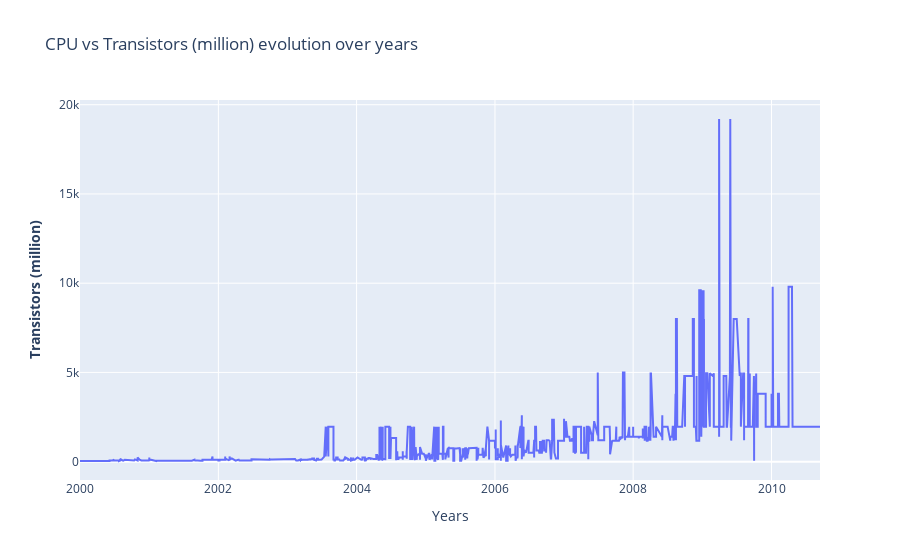
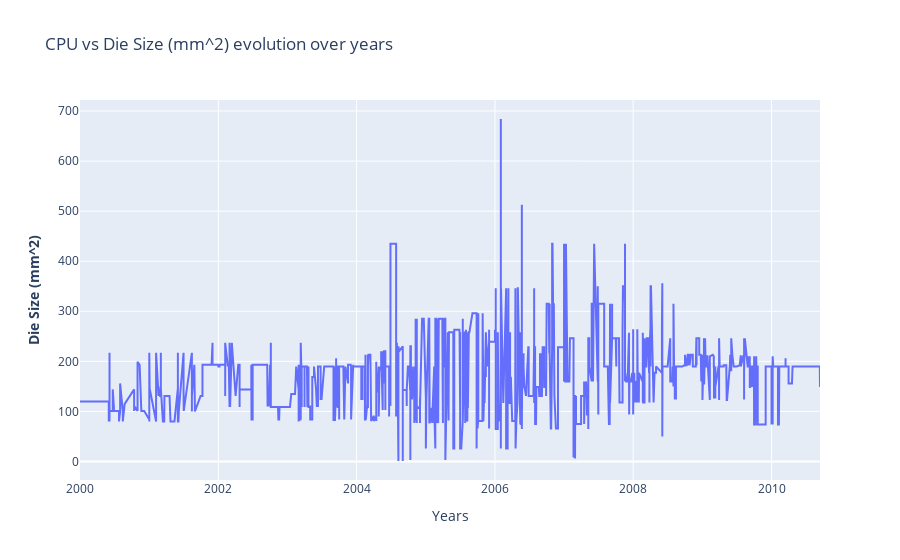

Write notebook code for charts like these, in order.
### Markdown cell above
#### CPU

### Code cell
fig_transistors = make_subplots()
fig_die = make_subplots()

# Add traces
fig_transistors.add_trace(
    go.Scatter(x= df_an.index, y=df_cpu["Transistors (million)"] ,name= "CPU")
)
# Add figure title
fig_transistors.update_layout(
    title_text="CPU vs Transistors (million) evolution over years"
)
# Set x-axis title
fig_transistors.update_xaxes(title_text="Years")
# Set y-axes titles
fig_transistors.update_yaxes(title_text="<b>Transistors (million)", secondary_y=False)

# Add traces
fig_die.add_trace(
    go.Scatter(x= df_an.index, y=df_cpu["Die Size (mm^2)"] ,name= "CPU")
)
# Add figure title
fig_die.update_layout(
    title_text="CPU vs Die Size (mm^2) evolution over years"
)
# Set x-axis title
fig_die.update_xaxes(title_text="Years")
# Set y-axes titles
fig_die.update_yaxes(title_text="<b>Die Size (mm^2)", secondary_y=False)

fig_transistors.show()
fig_die.show()

### Figure 1 — Plotly figure (JSON) as saved in the notebook; plotly's stock layout.template omitted (floating-point values rounded to 4 significant figures; data arrays with more than 128 entries replaced by an {"elided": "..."} marker saying what was removed)
{"data": [{"name": "CPU", "type": "scatter", "x": {"elided": "4739 str values"}, "y": {"elided": "2134 float values"}}], "layout": {"title": {"text": "CPU vs Transistors (million) evolution over years"}, "xaxis": {"anchor": "y", "domain": [0, 1], "title": {"text": "Years"}}, "yaxis": {"anchor": "x", "domain": [0, 1], "title": {"text": "<b>Transistors (million)"}}}}

### Figure 2 — Plotly figure (JSON) as saved in the notebook; plotly's stock layout.template omitted (floating-point values rounded to 4 significant figures; data arrays with more than 128 entries replaced by an {"elided": "..."} marker saying what was removed)
{"data": [{"name": "CPU", "type": "scatter", "x": {"elided": "4739 str values"}, "y": {"elided": "2134 float values"}}], "layout": {"title": {"text": "CPU vs Die Size (mm^2) evolution over years"}, "xaxis": {"anchor": "y", "domain": [0, 1], "title": {"text": "Years"}}, "yaxis": {"anchor": "x", "domain": [0, 1], "title": {"text": "<b>Die Size (mm^2)"}}}}
